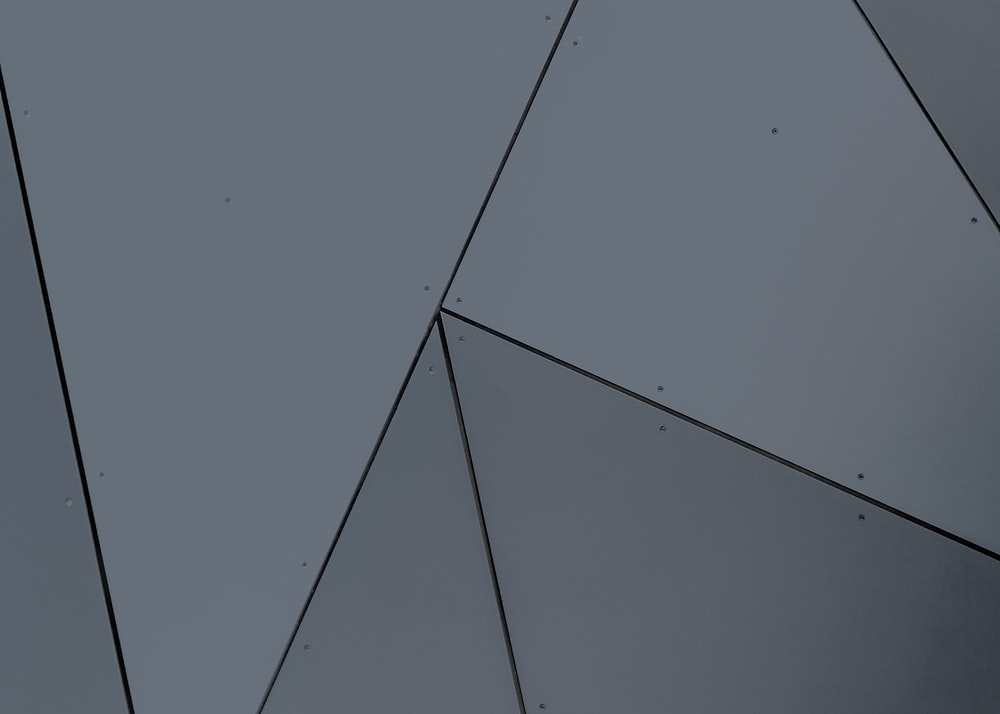
#> input picture Modules/OpenCV/shapes.jfif, 1000 x 714 px, found by its file name
$ python 14contors.py
#> lines starting #> are read from the running program, lines starting #| are printed output that depends on the picture; after the words box and inside, x2 and y2 are one past the last pixel; in counts of white or black regions, pixels touching at a corner belong together
import cv2
import numpy as np

image = cv2.imread('C:\\Users\\ashua\\OneDrive\\Desktop\\Coding\\Python\\Modules\\OpenCV\\shapes.jfif')
#> image is the input picture: shape (714, 1000, 3); mean B, G, R 112.8, 102.8, 95.1
image_bw = cv2.cvtColor(image, cv2.COLOR_RGB2GRAY)

ret, image_th = cv2.threshold(image_bw, 100, 200, 0)
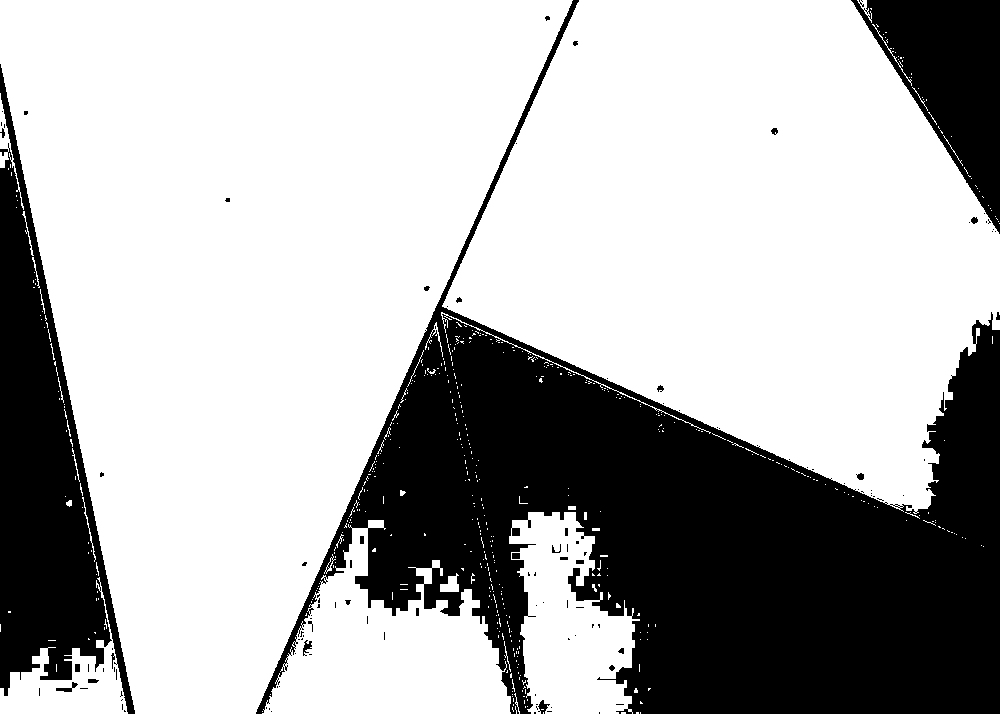
#> image_th: shape (714, 1000); values 0 (black) and 200 (white), 68.9% white; 119 black regions (90 under 20 px)

contours, _= cv2.findContours(image_th, cv2.RETR_TREE, cv2.CHAIN_APPROX_SIMPLE)
#> contours = 700 contours, 650 with area under 20; largest, box (x1, y1, x2, y2) and area: (0, 0, 573, 714) 250353, (442, 0, 1000, 514) 188394, (262, 520, 511, 714) 25020, (509, 512, 640, 714) 16231, (0, 577, 128, 714) 5721
contours = np.array(contours, dtype=object)


for approx in contours:

    cv2.drawContours(image, [approx], 0 , (50,50,255), 5)

    approx = approx.ravel()
    i = 0

    for _ in approx:
        if( i % 2 == 0 ):
            x = approx[i]
            y = approx[i+1]

            label = str(x) + " " + str(y)

            # cv2.putText(image, label, (x,y) , cv2.FONT_HERSHEY_SIMPLEX , 0.5, (255, 50, 50))

        i = i + 1
#> this loop made 700 passes
#> approx on passes 1 to 3: [640, 712, 640, 713], [636, 712, 636, 713, 638, 713, 638, 712], [621, 712, 621, 713, 625, 713, 625, 712]
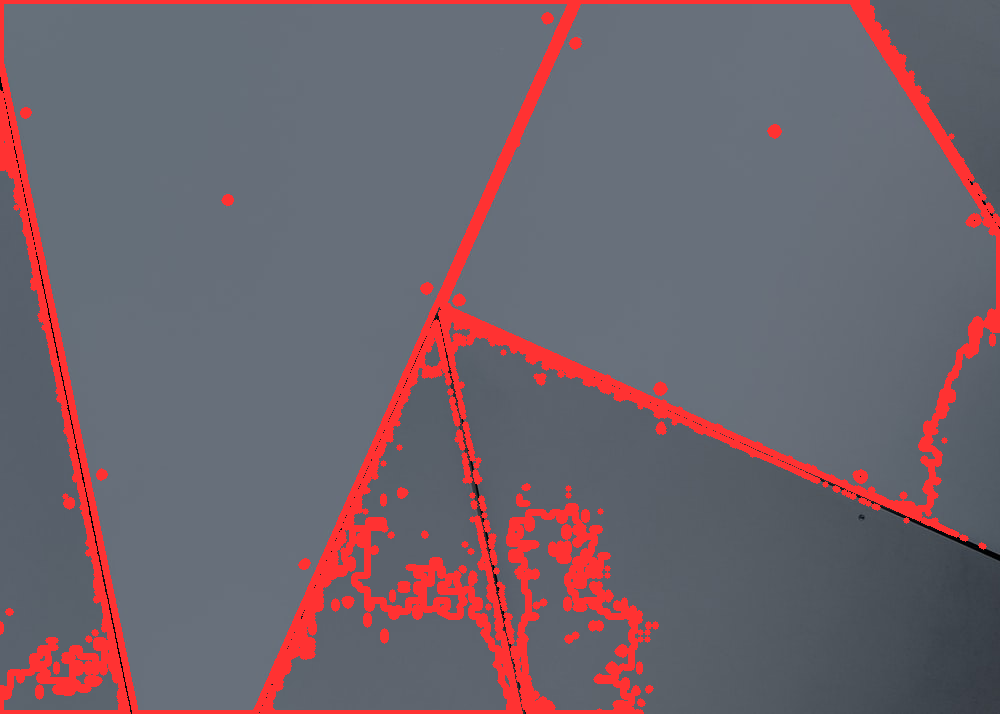
#> image: shape (714, 1000, 3); 9.87% of pixels changed, all inside (x1, y1, x2, y2) = (0, 0, 1000, 714)

cv2.imshow('Contours', image)
cv2.waitKey(0)
